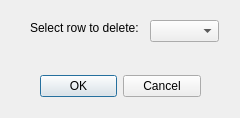
<?xml version="1.0" encoding="UTF-8"?>
<ui version="4.0">
 <class>RowDelete</class>
 <widget class="QDialog" name="RowDelete">
  <property name="geometry">
   <rect>
    <x>0</x>
    <y>0</y>
    <width>240</width>
    <height>118</height>
   </rect>
  </property>
  <property name="windowTitle">
   <string>Dialog</string>
  </property>
  <widget class="QDialogButtonBox" name="buttonBox">
   <property name="geometry">
    <rect>
     <x>40</x>
     <y>70</y>
     <width>161</width>
     <height>32</height>
    </rect>
   </property>
   <property name="orientation">
    <enum>Qt::Horizontal</enum>
   </property>
   <property name="standardButtons">
    <set>QDialogButtonBox::Cancel|QDialogButtonBox::Ok</set>
   </property>
  </widget>
  <widget class="QComboBox" name="comboBox">
   <property name="geometry">
    <rect>
     <x>150</x>
     <y>20</y>
     <width>69</width>
     <height>22</height>
    </rect>
   </property>
  </widget>
  <widget class="QLabel" name="label">
   <property name="geometry">
    <rect>
     <x>30</x>
     <y>20</y>
     <width>111</width>
     <height>16</height>
    </rect>
   </property>
   <property name="text">
    <string>Select row to delete:</string>
   </property>
  </widget>
 </widget>
 <resources/>
 <connections>
  <connection>
   <sender>buttonBox</sender>
   <signal>accepted()</signal>
   <receiver>RowDelete</receiver>
   <slot>accept()</slot>
   <hints>
    <hint type="sourcelabel">
     <x>248</x>
     <y>254</y>
    </hint>
    <hint type="destinationlabel">
     <x>157</x>
     <y>274</y>
    </hint>
   </hints>
  </connection>
  <connection>
   <sender>buttonBox</sender>
   <signal>rejected()</signal>
   <receiver>RowDelete</receiver>
   <slot>reject()</slot>
   <hints>
    <hint type="sourcelabel">
     <x>316</x>
     <y>260</y>
    </hint>
    <hint type="destinationlabel">
     <x>286</x>
     <y>274</y>
    </hint>
   </hints>
  </connection>
 </connections>
</ui>
